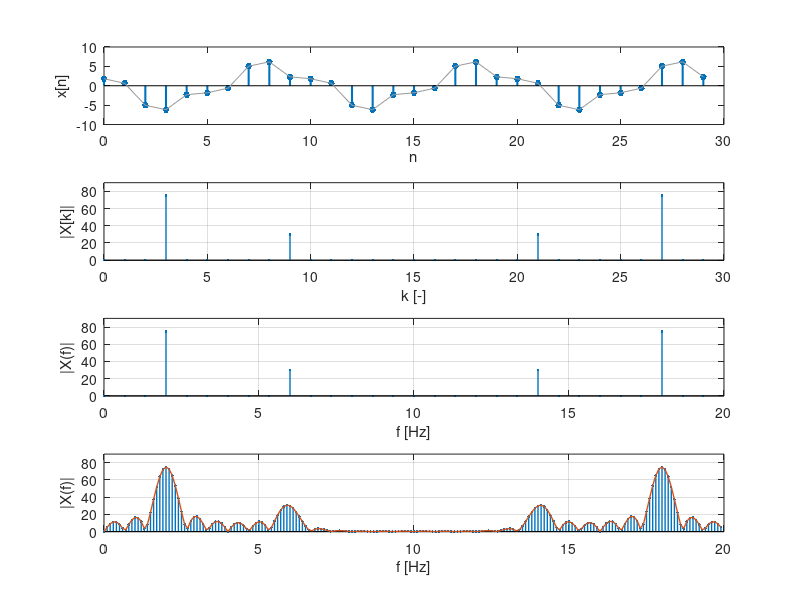

This figure's MATLAB source:
n = 0:29; % 30 samples
Fs = 20; % 20hz sampling frequency
Ts = 1 / Fs;
t = n * Ts;
Fc1 = 2; % Hz
Phi1 = 1.2;
Fc2 = 6; % Hz

x = 5*cos(2*pi*Fc1*t+Phi1) + 2*sin(2*pi*Fc2*t); % sampled signal

figure(1);
clf;
subplot(4,1,1);
stem(n,x,'.','LineWidth',1.5,'MarkerSize',15);
hold on;
plot(n,x,'Color',[1 1 1]*0.6);
xlabel('n'); ylabel('x[n]');

y = fft(x);

subplot(4,1,2);
N = length(y);
k = 0:N-1;
stem(k,abs(y),'.','LineWidth',1);
xlabel('k [-]'); ylabel('|X[k]|');
ylim([0 90]); grid on;

subplot(4,1,3);
N = length(y);
k = 0:N-1;
f = k/N*Fs;
stem(f,abs(y),'.','LineWidth',1);
xlabel('f [Hz]'); ylabel('|X(f)|');
ylim([0 90]); grid on;

subplot(4,1,4);
n_fft = 200;
y2 = fft(x, n_fft);
k = 0:n_fft-1;
f = k/n_fft * Fs;
stem(f,abs(y2),'.','LineWidth',1);
hold on;
plot(f,abs(y2),'LineWidth',1);
xlabel('f [Hz]'); ylabel('|X(f)|');
ylim([0 90]); grid on;






